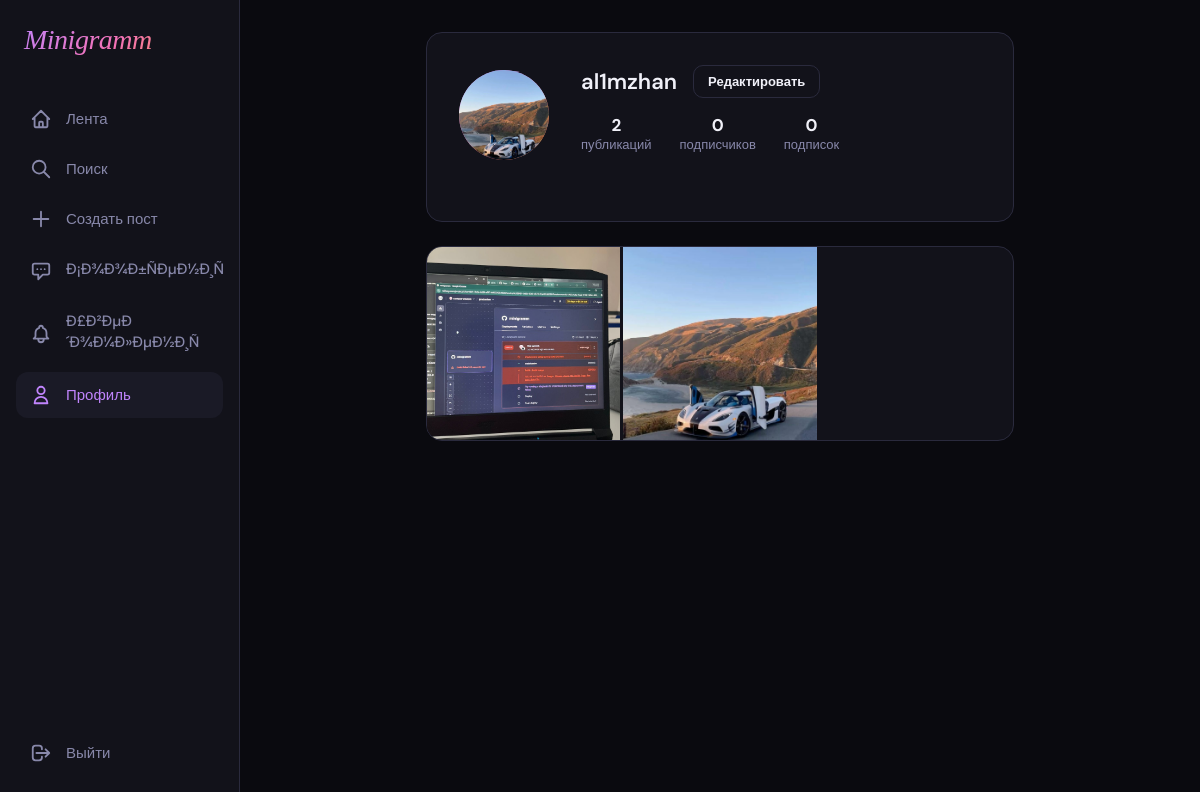
The page /profile/al1mzhan/ (signed in) on the database its author committed.
### core/models.py (models this page shows, shortened)
class Profile(models.Model):
    user = models.OneToOneField(User, on_delete=models.CASCADE, related_name='profile')
    bio = models.TextField(max_length=300, blank=True)
    avatar = models.ImageField(upload_to='avatars/', blank=True, null=True)
    followers = models.ManyToManyField(User, related_name='following', blank=True)
    def followers_count(self):
        return self.followers.count()
    def following_count(self):
        return Profile.objects.filter(followers=self.user).count()

class Post(models.Model):
    author = models.ForeignKey(User, on_delete=models.CASCADE, related_name='posts')
    image = models.ImageField(upload_to='posts/', blank=True, null=True)
    caption = models.TextField(max_length=2000, blank=True)
    created_at = models.DateTimeField(default=timezone.now)
    likes = models.ManyToManyField(User, related_name='liked_posts', blank=True)
    class Meta:
        ordering = ['-created_at']
    def likes_count(self):
        return self.likes.count()

### core/views.py (the view)
# urls.py: path('profile/<str:username>/', views.profile, name='profile'),
@login_required
def profile(request, username):
    user = get_object_or_404(User, username=username)
    profile = get_object_or_404(Profile, user=user)
    posts = user.posts.all()
    is_following = profile.followers.filter(id=request.user.id).exists()
    return render(request, 'profile.html', {
        'profile_user': user,
        'profile': profile,
        'posts': posts,
        'is_following': is_following,
    })

### templates/profile.html (shortened to what this page needs)
{% extends 'base.html' %}
{% block content %}
<div class="page">
  <div class="card" style="padding: 32px; margin-bottom: 24px;">
    <div style="display:flex; gap:32px; align-items:center; margin-bottom:24px;">
      <div style="width:90px;height:90px;border-radius:50%;overflow:hidden;background:var(--gradient);display:flex;align-items:center;justify-content:center;font-size:36px;font-weight:700;color:white;flex-shrink:0;">
        {% if profile.avatar %}
          <img src="{{ profile.avatar.url }}" style="width:100%;height:100%;object-fit:cover;" alt="">
        {% else %}
          {{ profile_user.username|first|upper }}
        {% endif %}
      </div>
      <div style="flex:1;">
        <div style="display:flex;align-items:center;gap:16px;margin-bottom:16px;flex-wrap:wrap;">
          <h1 style="font-size:22px;font-weight:600;">{{ profile_user.username }}</h1>
          {% if profile_user == request.user %}
            <a href="{% url 'edit_profile' %}" class="btn btn-outline btn-sm">Редактировать</a>
          {% endif %}
        </div>
        <div style="display:flex;gap:28px;margin-bottom:12px;">
          <div style="text-align:center;">
            <div style="font-weight:700;font-size:17px;">{{ posts.count }}</div>
            <div style="font-size:13px;color:var(--text-muted);">публикаций</div>
          </div>
          <div style="text-align:center;">
            <div style="font-weight:700;font-size:17px;" id="followers-count">{{ profile.followers_count }}</div>
            <div style="font-size:13px;color:var(--text-muted);">подписчиков</div>
          </div>
          <div style="text-align:center;">
            <div style="font-weight:700;font-size:17px;">{{ profile.following_count }}</div>
            <div style="font-size:13px;color:var(--text-muted);">подписок</div>
          </div>
        </div>
      </div>
    </div>
  </div>
  {% if posts %}
  <div class="card" style="overflow:hidden;">
    <div class="profile-grid">
      {% for post in posts %}
      <a href="{% url 'post_detail' post.id %}" class="profile-grid-item">
        {% if post.image %}
          <img src="{{ post.image.url }}" alt="">
        {% else %}
          <div style="width:100%;height:100%;background:var(--surface2);display:flex;align-items:center;justify-content:center;font-size:13px;color:var(--text-muted);padding:12px;text-align:center;">
            {{ post.caption|truncatechars:60 }}
          </div>
        {% endif %}
      </a>
      {% endfor %}
    </div>
  </div>
  {% endif %}
</div>
{% endblock %}

### templates/base.html (style rules this page uses)
*, *::before, *::after { box-sizing: border-box; margin: 0; padding: 0; }
:root { --bg: #0a0a0f; --surface: #12121a; --surface2: #1a1a26; --border: #2a2a3d; --text: #f0f0f8; --text-muted: #8888aa; --accent: #c084fc; --accent2: #f472b6; --accent-glow: rgba(192, 132, 252, 0.15); --gradient: linear-gradient(135deg, #c084fc, #f472b6, #fb923c); --radius: 16px; --nav-w: 240px; }
html { scroll-behavior: smooth; }
body { font-family: 'DM Sans', sans-serif; background: var(--bg); color: var(--text); min-height: 100vh; display: flex; }
.page { max-width: 620px; margin: 0 auto; padding: 32px 16px; }
.card { background: var(--surface); border: 1px solid var(--border); border-radius: var(--radius); overflow: hidden; transition: border-color 0.2s; }
.btn { display: inline-flex; align-items: center; gap: 8px; padding: 10px 20px; border-radius: 10px; font-size: 14px; font-weight: 600; font-family: 'DM Sans', sans-serif; cursor: pointer; text-decoration: none; transition: all 0.2s; border: none; }
.btn-outline { background: transparent; border: 1px solid var(--border); color: var(--text); }
.btn-sm { padding: 7px 14px; font-size: 13px; }
a { color: var(--accent); }
.profile-grid { display: grid; grid-template-columns: repeat(3, 1fr); gap: 3px; }
.profile-grid-item { aspect-ratio: 1; overflow: hidden; background: var(--surface2); position: relative; cursor: pointer; }
.profile-grid-item img { width: 100%; height: 100%; object-fit: cover; transition: transform 0.3s; }

### rows shown on the page
Profile: avatar (picture), followers_count "0", following_count "0"
Post: image (picture)
Post: image (picture)

### other values the page prints
{{ profile_user.username }} "al1mzhan"
{{ posts.count }} "2"
